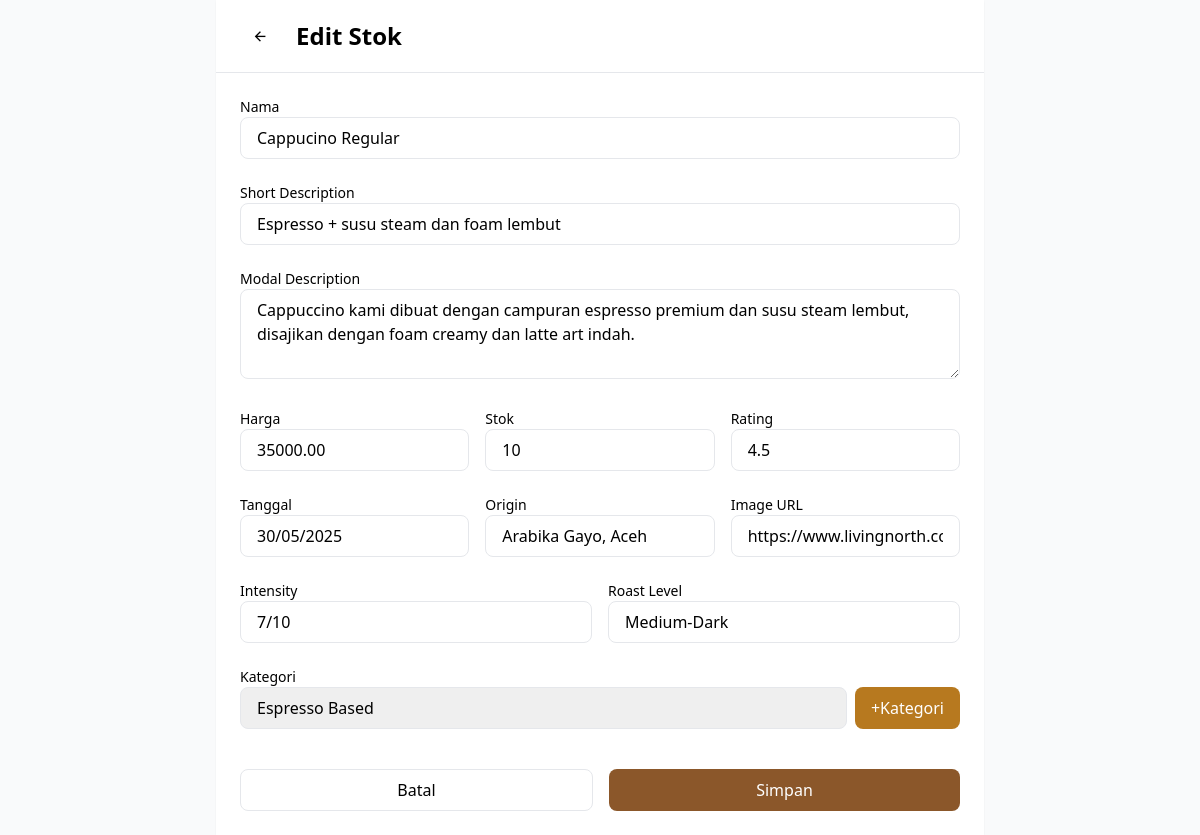
Page /admin/edit_stok.php?id=1 on the earlier database version.
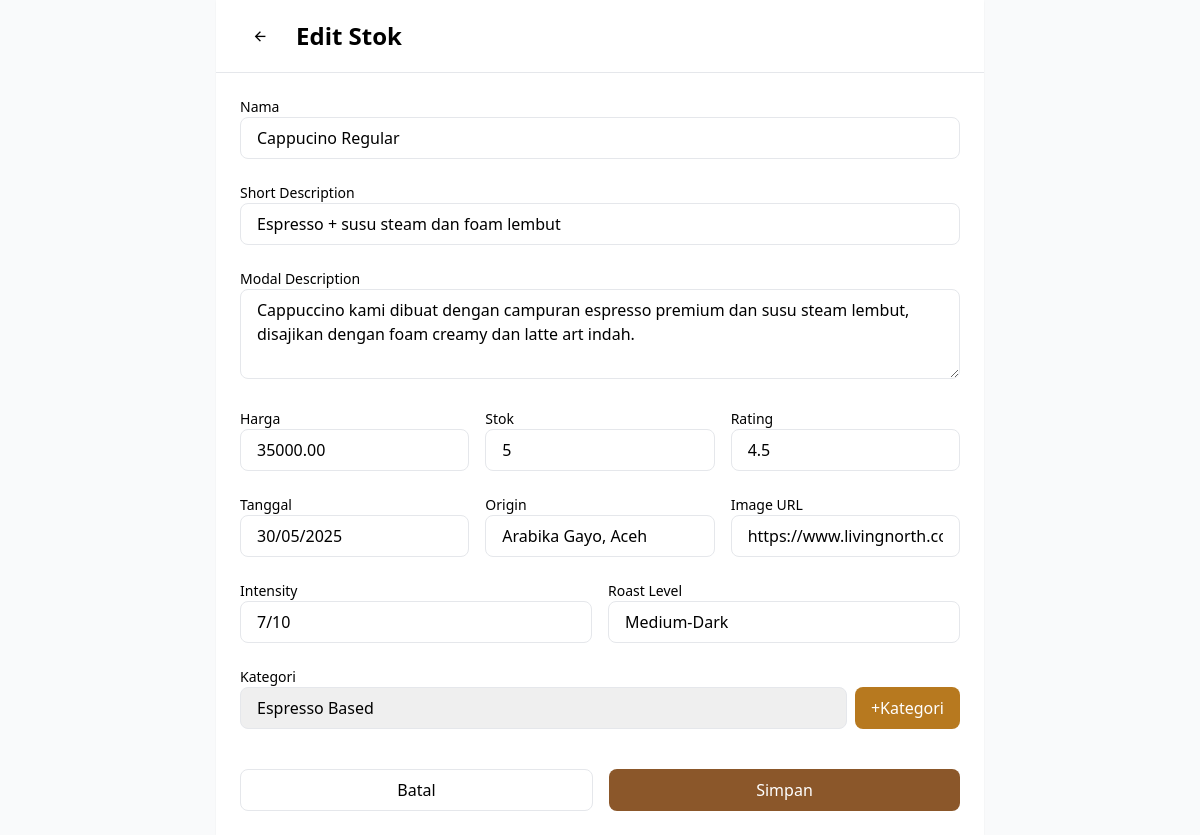
Same page on the later database version.
### tables this page shows
CREATE TABLE `products` (
  `id` int(11) NOT NULL,
  `name` varchar(100) NOT NULL,
  `short_desc` varchar(255) NOT NULL,
  `modal_desc` text NOT NULL,
  `price` decimal(10,2) NOT NULL,
  `stock` int(11) NOT NULL DEFAULT 0,
  `rating` decimal(2,1) NOT NULL DEFAULT 0.0,
  `created_at` datetime NOT NULL DEFAULT current_timestamp(),
  `origin` varchar(100) NOT NULL,
  `image_url` varchar(255) NOT NULL,
  `intensity` varchar(10) NOT NULL,
  `roast_level` varchar(20) NOT NULL,
  `category` varchar(50) NOT NULL
);

### admin/edit_stok.php (the view, shortened to what this page needs)
<?php
require_once __DIR__ . '/../koneksi.php';
$isEdit = isset($_GET['id']) && is_numeric($_GET['id']);
$product = [
    'name'         => '',
    'short_desc'   => '',
    'modal_desc'   => '',
    'price'        => '',
    'stock'        => 1,
    'rating'       => '0.0',
    'created_at'   => date('Y-m-d'),
    'origin'       => '',
    'image_url'    => '',
    'intensity'    => '',
    'roast_level'  => '',
    'category'     => ''
];
if ($isEdit) {
    $stmt = $pdo->prepare("SELECT * FROM products WHERE id=:id");
    $stmt->execute([':id'=>$_GET['id']]);
    if ($row = $stmt->fetch(PDO::FETCH_ASSOC)) {
        $product = $row;
        $product['created_at'] = substr($row['created_at'],0,10);
    } else {
        header("Location: Manajemen-Stok-Admin.php");
        exit;
    }
}
$catsStmt   = $pdo->query("SELECT DISTINCT category FROM products ORDER BY category");
$categories = $catsStmt->fetchAll(PDO::FETCH_COLUMN);
?>
<!DOCTYPE html>
<html lang="id">
<head>
  <script src="https://cdn.tailwindcss.com"></script>
  <link rel="stylesheet" href="https://cdnjs.cloudflare.com/ajax/libs/remixicon/4.6.0/remixicon.min.css"/>
</head>
<body class="bg-gray-50 min-h-screen">
  <div class="max-w-3xl mx-auto bg-white min-h-screen shadow-sm">
    <header class="px-6 py-4 border-b flex items-center">
      <a href="Manajemen-Stok-Admin.php" class="w-10 h-10 flex items-center justify-center rounded-full hover:bg-gray-100">
        <i class="ri-arrow-left-line"></i>
      </a>
      <h1 class="ml-4 text-2xl font-semibold"><?= $isEdit?'Edit':'Tambah' ?> Stok</h1>
    </header>
    <main class="p-6">
      <form method="post" class="space-y-6">
        <div>
          <label class="block text-sm font-medium">Nama</label>
          <input name="name" required value="<?= htmlspecialchars($product['name'])?>"
            class="w-full border px-4 py-2 rounded-button focus:ring-primary"/>
        </div>
        <div>
          <label class="block text-sm font-medium">Short Description</label>
          <input name="short_desc" value="<?= htmlspecialchars($product['short_desc'])?>"
            class="w-full border px-4 py-2 rounded-button focus:ring-primary"/>
        </div>
        <div>
          <label class="block text-sm font-medium">Modal Description</label>
          <textarea name="modal_desc" rows="3"
            class="w-full border px-4 py-2 rounded-button focus:ring-primary"><?= htmlspecialchars($product['modal_desc'])?></textarea>
        </div>
        <div class="grid grid-cols-3 gap-4">
          <div>
            <label class="block text-sm font-medium">Harga</label>
            <input type="number" name="price" step="0.01" min="0"
              value="<?= $product['price']?>" class="w-full border px-4 py-2 rounded-button"/>
          </div>
          <div>
            <label class="block text-sm font-medium">Stok</label>
            <input type="number" name="stock" min="0"
              value="<?= $product['stock']?>" class="w-full border px-4 py-2 rounded-button"/>
          </div>
          <div>
            <label class="block text-sm font-medium">Rating</label>
            <input type="number" name="rating" min="0" max="5" step="0.1"
              value="<?= $product['rating']?>" class="w-full border px-4 py-2 rounded-button"/>
          </div>
        </div>
        <div class="grid grid-cols-3 gap-4">
          <div class="relative">
            <label class="block text-sm font-medium">Tanggal</label>
            <input type="text" readonly id="dt_txt"
              value="<?= date('d/m/Y',strtotime($product['created_at']))?>"
              class="w-full border px-4 py-2 rounded-button"/>
          </div>
          <div>
            <label class="block text-sm font-medium">Origin</label>
            <input name="origin" value="<?= htmlspecialchars($product['origin'])?>"
              class="w-full border px-4 py-2 rounded-button"/>
          </div>
          <div>
            <label class="block text-sm font-medium">Image URL</label>
            <input name="image_url" value="<?= htmlspecialchars($product['image_url'])?>"
              class="w-full border px-4 py-2 rounded-button"/>
          </div>
        </div>
        <div class="grid grid-cols-2 gap-4">
          <div>
            <label class="block text-sm font-medium">Intensity</label>
            <input name="intensity" value="<?= htmlspecialchars($product['intensity'])?>"
              class="w-full border px-4 py-2 rounded-button"/>
          </div>
          <div>
            <label class="block text-sm font-medium">Roast Level</label>
            <input name="roast_level" value="<?= htmlspecialchars($product['roast_level'])?>"
              class="w-full border px-4 py-2 rounded-button"/>
          </div>
        </div>
        <div>
          <label class="block text-sm font-medium">Kategori</label>
          <div class="flex gap-2">
            <select id="category" name="category" class="flex-1 border px-4 py-2 rounded-button custom-select">
              <?php foreach($categories as $c): ?>
              <option <?= $product['category']===$c?'selected':'' ?>>
                <?= htmlspecialchars($c) ?>
              </option>
              <?php endforeach ?>
            </select>
            <button id="addCatBtn" type="button"
              class="px-4 bg-secondary text-white rounded-button">
              +Kategori
            </button>
          </div>
        </div>
        <div class="flex gap-4 pt-4">
          <a href="Manajemen-Stok-Admin.php"
             class="flex-1 text-center py-2 border rounded-button">Batal</a>
          <button type="submit"
             class="flex-1 text-center py-2 bg-primary text-white rounded-button">
            Simpan
          </button>
        </div>
      </form>
    </main>
  </div>
</body>
</html>

### admin/edit_stok.php (style rules this page uses)
input[type=number] { -moz-appearance:textfield; }
.custom-select { appearance:none; -moz-appearance:none; -webkit-appearance:none; }

Differences in the rows shown:
changed products "Cappucino Regular": stock "10" → "5"
